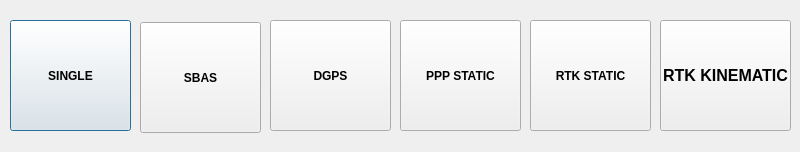
<?xml version="1.0" encoding="UTF-8"?>
<ui version="4.0">
 <class>Options1</class>
 <widget class="QDialog" name="Options1">
  <property name="geometry">
   <rect>
    <x>0</x>
    <y>0</y>
    <width>800</width>
    <height>152</height>
   </rect>
  </property>
  <property name="windowTitle">
   <string>Dialog</string>
  </property>
  <widget class="QPushButton" name="SingleButton">
   <property name="geometry">
    <rect>
     <x>10</x>
     <y>20</y>
     <width>121</width>
     <height>111</height>
    </rect>
   </property>
   <property name="font">
    <font>
     <weight>75</weight>
     <bold>true</bold>
    </font>
   </property>
   <property name="text">
    <string>SINGLE</string>
   </property>
  </widget>
  <widget class="QPushButton" name="PPPButton">
   <property name="geometry">
    <rect>
     <x>400</x>
     <y>20</y>
     <width>121</width>
     <height>111</height>
    </rect>
   </property>
   <property name="font">
    <font>
     <weight>75</weight>
     <bold>true</bold>
    </font>
   </property>
   <property name="text">
    <string>PPP STATIC</string>
   </property>
  </widget>
  <widget class="QPushButton" name="DGPSButton">
   <property name="geometry">
    <rect>
     <x>270</x>
     <y>20</y>
     <width>121</width>
     <height>111</height>
    </rect>
   </property>
   <property name="font">
    <font>
     <weight>75</weight>
     <bold>true</bold>
    </font>
   </property>
   <property name="text">
    <string>DGPS</string>
   </property>
  </widget>
  <widget class="QPushButton" name="RTKButton">
   <property name="geometry">
    <rect>
     <x>530</x>
     <y>20</y>
     <width>121</width>
     <height>111</height>
    </rect>
   </property>
   <property name="font">
    <font>
     <weight>75</weight>
     <bold>true</bold>
    </font>
   </property>
   <property name="text">
    <string>RTK STATIC</string>
   </property>
  </widget>
  <widget class="QPushButton" name="RTKButton_2">
   <property name="geometry">
    <rect>
     <x>660</x>
     <y>20</y>
     <width>131</width>
     <height>111</height>
    </rect>
   </property>
   <property name="font">
    <font>
     <pointsize>12</pointsize>
     <weight>75</weight>
     <bold>true</bold>
    </font>
   </property>
   <property name="text">
    <string>RTK KINEMATIC</string>
   </property>
  </widget>
  <widget class="QPushButton" name="SBASButton">
   <property name="geometry">
    <rect>
     <x>140</x>
     <y>22</y>
     <width>121</width>
     <height>111</height>
    </rect>
   </property>
   <property name="font">
    <font>
     <weight>75</weight>
     <bold>true</bold>
    </font>
   </property>
   <property name="text">
    <string>SBAS</string>
   </property>
  </widget>
 </widget>
 <resources/>
 <connections/>
</ui>
